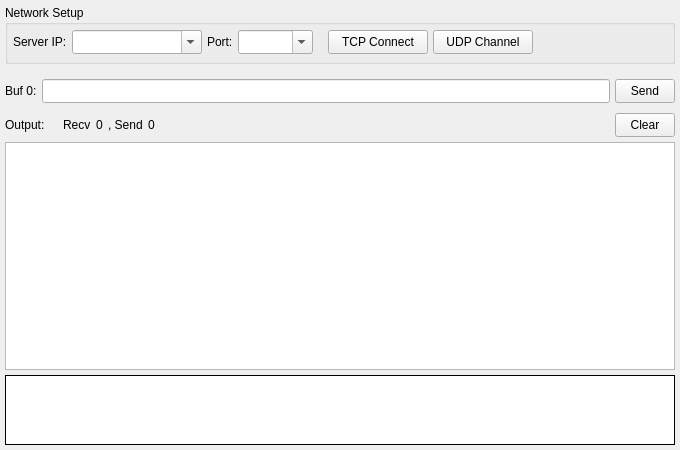
<?xml version="1.0" encoding="UTF-8"?>
<ui version="4.0">
 <class>ClientWidget</class>
 <widget class="QWidget" name="ClientWidget">
  <property name="geometry">
   <rect>
    <x>0</x>
    <y>0</y>
    <width>680</width>
    <height>450</height>
   </rect>
  </property>
  <property name="minimumSize">
   <size>
    <width>0</width>
    <height>0</height>
   </size>
  </property>
  <property name="windowTitle">
   <string>Client</string>
  </property>
  <property name="locale">
   <locale language="C" country="AnyCountry"/>
  </property>
  <layout class="QVBoxLayout" name="vlayout1">
   <property name="spacing">
    <number>5</number>
   </property>
   <property name="margin">
    <number>5</number>
   </property>
   <item>
    <widget class="QGroupBox" name="box1">
     <property name="sizePolicy">
      <sizepolicy hsizetype="Expanding" vsizetype="Fixed">
       <horstretch>0</horstretch>
       <verstretch>0</verstretch>
      </sizepolicy>
     </property>
     <property name="minimumSize">
      <size>
       <width>0</width>
       <height>59</height>
      </size>
     </property>
     <property name="maximumSize">
      <size>
       <width>16777215</width>
       <height>59</height>
      </size>
     </property>
     <property name="title">
      <string>Network Setup</string>
     </property>
     <layout class="QHBoxLayout" name="layout3">
      <property name="spacing">
       <number>5</number>
      </property>
      <property name="leftMargin">
       <number>5</number>
      </property>
      <property name="topMargin">
       <number>0</number>
      </property>
      <property name="rightMargin">
       <number>5</number>
      </property>
      <property name="bottomMargin">
       <number>2</number>
      </property>
      <item>
       <widget class="QLabel" name="lab1">
        <property name="sizePolicy">
         <sizepolicy hsizetype="Preferred" vsizetype="Fixed">
          <horstretch>0</horstretch>
          <verstretch>0</verstretch>
         </sizepolicy>
        </property>
        <property name="minimumSize">
         <size>
          <width>0</width>
          <height>24</height>
         </size>
        </property>
        <property name="maximumSize">
         <size>
          <width>16777215</width>
          <height>24</height>
         </size>
        </property>
        <property name="contextMenuPolicy">
         <enum>Qt::NoContextMenu</enum>
        </property>
        <property name="text">
         <string>Server IP:</string>
        </property>
        <property name="textFormat">
         <enum>Qt::PlainText</enum>
        </property>
        <property name="scaledContents">
         <bool>false</bool>
        </property>
       </widget>
      </item>
      <item>
       <widget class="QComboBox" name="cmbAddr">
        <property name="sizePolicy">
         <sizepolicy hsizetype="Fixed" vsizetype="Fixed">
          <horstretch>0</horstretch>
          <verstretch>0</verstretch>
         </sizepolicy>
        </property>
        <property name="minimumSize">
         <size>
          <width>130</width>
          <height>24</height>
         </size>
        </property>
        <property name="maximumSize">
         <size>
          <width>130</width>
          <height>24</height>
         </size>
        </property>
        <property name="editable">
         <bool>true</bool>
        </property>
        <property name="insertPolicy">
         <enum>QComboBox::NoInsert</enum>
        </property>
       </widget>
      </item>
      <item>
       <widget class="QLabel" name="lab2">
        <property name="sizePolicy">
         <sizepolicy hsizetype="Preferred" vsizetype="Fixed">
          <horstretch>0</horstretch>
          <verstretch>0</verstretch>
         </sizepolicy>
        </property>
        <property name="minimumSize">
         <size>
          <width>0</width>
          <height>24</height>
         </size>
        </property>
        <property name="maximumSize">
         <size>
          <width>16777215</width>
          <height>24</height>
         </size>
        </property>
        <property name="text">
         <string>Port:</string>
        </property>
       </widget>
      </item>
      <item>
       <widget class="QComboBox" name="cmbPort">
        <property name="sizePolicy">
         <sizepolicy hsizetype="Fixed" vsizetype="Fixed">
          <horstretch>0</horstretch>
          <verstretch>0</verstretch>
         </sizepolicy>
        </property>
        <property name="minimumSize">
         <size>
          <width>75</width>
          <height>24</height>
         </size>
        </property>
        <property name="maximumSize">
         <size>
          <width>75</width>
          <height>24</height>
         </size>
        </property>
        <property name="editable">
         <bool>true</bool>
        </property>
        <property name="insertPolicy">
         <enum>QComboBox::InsertAtTop</enum>
        </property>
       </widget>
      </item>
      <item>
       <spacer name="spc1">
        <property name="orientation">
         <enum>Qt::Horizontal</enum>
        </property>
        <property name="sizeType">
         <enum>QSizePolicy::Fixed</enum>
        </property>
        <property name="sizeHint" stdset="0">
         <size>
          <width>10</width>
          <height>0</height>
         </size>
        </property>
       </spacer>
      </item>
      <item>
       <widget class="QToolButton" name="btnTcp">
        <property name="sizePolicy">
         <sizepolicy hsizetype="Fixed" vsizetype="Fixed">
          <horstretch>0</horstretch>
          <verstretch>0</verstretch>
         </sizepolicy>
        </property>
        <property name="minimumSize">
         <size>
          <width>100</width>
          <height>24</height>
         </size>
        </property>
        <property name="maximumSize">
         <size>
          <width>100</width>
          <height>24</height>
         </size>
        </property>
        <property name="statusTip">
         <string/>
        </property>
        <property name="text">
         <string>TCP Connect</string>
        </property>
        <property name="checkable">
         <bool>true</bool>
        </property>
       </widget>
      </item>
      <item>
       <widget class="QToolButton" name="btnUdp">
        <property name="sizePolicy">
         <sizepolicy hsizetype="Fixed" vsizetype="Fixed">
          <horstretch>0</horstretch>
          <verstretch>0</verstretch>
         </sizepolicy>
        </property>
        <property name="minimumSize">
         <size>
          <width>100</width>
          <height>24</height>
         </size>
        </property>
        <property name="maximumSize">
         <size>
          <width>100</width>
          <height>24</height>
         </size>
        </property>
        <property name="statusTip">
         <string/>
        </property>
        <property name="text">
         <string>UDP Channel</string>
        </property>
        <property name="checkable">
         <bool>true</bool>
        </property>
       </widget>
      </item>
      <item>
       <spacer name="spc2">
        <property name="orientation">
         <enum>Qt::Horizontal</enum>
        </property>
        <property name="sizeHint" stdset="0">
         <size>
          <width>0</width>
          <height>0</height>
         </size>
        </property>
       </spacer>
      </item>
     </layout>
    </widget>
   </item>
   <item>
    <layout class="QGridLayout" name="layout1">
     <property name="topMargin">
      <number>10</number>
     </property>
     <property name="spacing">
      <number>5</number>
     </property>
     <item row="0" column="0">
      <widget class="QLabel" name="lab3">
       <property name="text">
        <string>Buf 0:</string>
       </property>
      </widget>
     </item>
     <item row="0" column="2">
      <widget class="QToolButton" name="btnSend">
       <property name="minimumSize">
        <size>
         <width>60</width>
         <height>24</height>
        </size>
       </property>
       <property name="maximumSize">
        <size>
         <width>60</width>
         <height>24</height>
        </size>
       </property>
       <property name="text">
        <string>Send</string>
       </property>
      </widget>
     </item>
     <item row="0" column="1">
      <widget class="QLineEdit" name="edtBuf0">
       <property name="minimumSize">
        <size>
         <width>0</width>
         <height>24</height>
        </size>
       </property>
       <property name="maximumSize">
        <size>
         <width>16777215</width>
         <height>24</height>
        </size>
       </property>
      </widget>
     </item>
    </layout>
   </item>
   <item>
    <layout class="QHBoxLayout" name="layout2">
     <property name="spacing">
      <number>5</number>
     </property>
     <property name="leftMargin">
      <number>0</number>
     </property>
     <property name="topMargin">
      <number>5</number>
     </property>
     <property name="rightMargin">
      <number>0</number>
     </property>
     <property name="bottomMargin">
      <number>0</number>
     </property>
     <item>
      <widget class="QLabel" name="lab7">
       <property name="text">
        <string>Output:    </string>
       </property>
      </widget>
     </item>
     <item>
      <widget class="QLabel" name="lab8">
       <property name="text">
        <string>Recv</string>
       </property>
      </widget>
     </item>
     <item>
      <widget class="QLabel" name="labRecv">
       <property name="sizePolicy">
        <sizepolicy hsizetype="Preferred" vsizetype="Preferred">
         <horstretch>0</horstretch>
         <verstretch>0</verstretch>
        </sizepolicy>
       </property>
       <property name="toolTip">
        <string notr="true"/>
       </property>
       <property name="text">
        <string notr="true">0</string>
       </property>
      </widget>
     </item>
     <item>
      <widget class="QLabel" name="lab9">
       <property name="text">
        <string>, Send</string>
       </property>
      </widget>
     </item>
     <item>
      <widget class="QLabel" name="labSend">
       <property name="toolTip">
        <string notr="true"/>
       </property>
       <property name="text">
        <string notr="true">0</string>
       </property>
      </widget>
     </item>
     <item>
      <spacer name="spc3">
       <property name="orientation">
        <enum>Qt::Horizontal</enum>
       </property>
       <property name="sizeHint" stdset="0">
        <size>
         <width>0</width>
         <height>0</height>
        </size>
       </property>
      </spacer>
     </item>

     <item>
      <widget class="QToolButton" name="btnClear">
       <property name="minimumSize">
        <size>
         <width>60</width>
         <height>24</height>
        </size>
       </property>
       <property name="maximumSize">
        <size>
         <width>60</width>
         <height>24</height>
        </size>
       </property>
       <property name="text">
        <string>Clear</string>
       </property>
      </widget>
     </item>
    </layout>
   </item>
   <item>
    <widget class="QTreeWidget" name="treeOutput">
     <property name="horizontalScrollBarPolicy">
      <enum>Qt::ScrollBarAlwaysOff</enum>
     </property>
     <property name="editTriggers">
      <set>QAbstractItemView::NoEditTriggers</set>
     </property>
     <property name="showDropIndicator" stdset="0">
      <bool>false</bool>
     </property>
     <property name="alternatingRowColors">
      <bool>false</bool>
     </property>
     <property name="selectionMode">
      <enum>QAbstractItemView::SingleSelection</enum>
     </property>
     <property name="selectionBehavior">
      <enum>QAbstractItemView::SelectRows</enum>
     </property>
     <property name="wordWrap">
      <bool>true</bool>
     </property>
     <attribute name="headerVisible">
      <bool>false</bool>
     </attribute>
     <attribute name="headerStretchLastSection">
      <bool>true</bool>
     </attribute>
     <column>
      <property name="text">
       <string notr="true">1</string>
      </property>
     </column>
    </widget>
   </item>
   <item>
    <widget class="QPlainTextEdit" name="txtOutput">
     <property name="sizePolicy">
      <sizepolicy hsizetype="Expanding" vsizetype="Fixed">
       <horstretch>0</horstretch>
       <verstretch>0</verstretch>
      </sizepolicy>
     </property>
     <property name="minimumSize">
      <size>
       <width>0</width>
       <height>70</height>
      </size>
     </property>
     <property name="maximumSize">
      <size>
       <width>16777215</width>
       <height>70</height>
      </size>
     </property>
     <property name="acceptDrops">
      <bool>false</bool>
     </property>
     <property name="frameShape">
      <enum>QFrame::Box</enum>
     </property>
     <property name="frameShadow">
      <enum>QFrame::Plain</enum>
     </property>
     <property name="horizontalScrollBarPolicy">
      <enum>Qt::ScrollBarAlwaysOff</enum>
     </property>
     <property name="tabChangesFocus">
      <bool>true</bool>
     </property>
     <property name="undoRedoEnabled">
      <bool>false</bool>
     </property>
     <property name="readOnly">
      <bool>true</bool>
     </property>
     <property name="textInteractionFlags">
      <set>Qt::TextSelectableByKeyboard|Qt::TextSelectableByMouse</set>
     </property>
    </widget>
   </item>
  </layout>
 </widget>
 <tabstops>
  <tabstop>cmbAddr</tabstop>
  <tabstop>cmbPort</tabstop>
  <tabstop>btnTcp</tabstop>
  <tabstop>btnUdp</tabstop>
  <tabstop>edtBuf0</tabstop>
  <tabstop>btnSend</tabstop>
  <tabstop>btnClear</tabstop>
  <tabstop>treeOutput</tabstop>
 </tabstops>
 <resources/>
 <connections/>
</ui>
